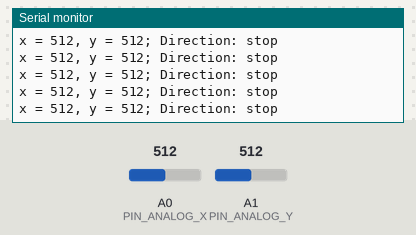
This sketch was run on a simulated Arduino Uno, built with avr-gcc and run on an emulated ATmega328P. Parts: the last lines printed to the serial monitor. The inputs (shaded band) are chosen by the test bench; at power-on: A1 (PIN_ANALOG_Y) = 512, A0 (PIN_ANALOG_X) = 512.

Above: at 1.2 s.
1.3 s: A1 (PIN_ANALOG_Y) set to 546
At 1.56 s:
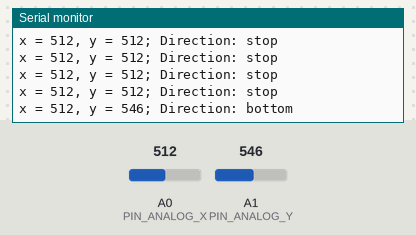
3.3 s: A0 (PIN_ANALOG_X) set to 497
At 3.37 s:
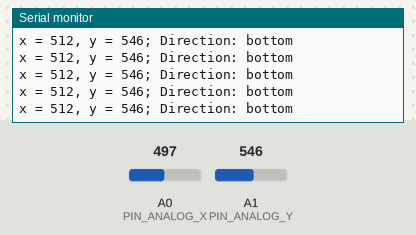
4.8 s: A0 (PIN_ANALOG_X) set to 481
At 4.98 s:
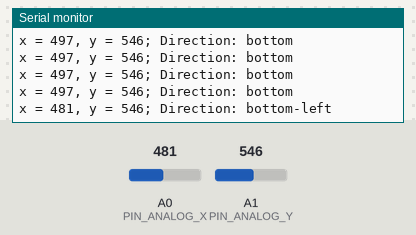
8.7 s: A1 (PIN_ANALOG_Y) set to 495
At 9.0 s:
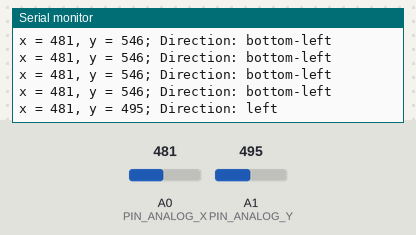
10.2 s: A1 (PIN_ANALOG_Y) set to 470
At 10.41 s:
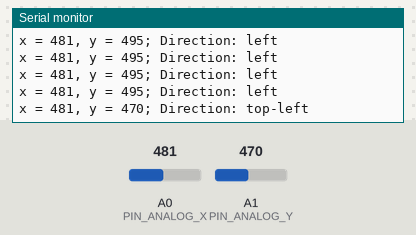

Measured:
- the behaviour switches between 530 and 531 on A1 (PIN_ANALOG_Y) (found by bisection; images 0 and 1)
- the behaviour switches between 490 and 489 on A0 (PIN_ANALOG_X) (found by bisection; images 2 and 3)
- the behaviour switches between 480 and 479 on A1 (PIN_ANALOG_Y) (found by bisection; images 4 and 5)
- after the input at 1.3 s, the serial monitor: prints a new line after 0.11 s (image 1)
- after the input at 4.8 s, the serial monitor: prints a new line at once (image 3)
- after the input at 8.7 s, the serial monitor: prints a new line after 0.15 s (image 4)
- after the input at 10.2 s, the serial monitor: prints a new line after 0.06 s (image 5)

The sketch:

transmitter.ino
```cpp
//transmitter code
#include<SoftwareSerial.h>

SoftwareSerial mybt(2,3);

int x_direction, x_position;
int y_direction, y_position;

const int PIN_ANALOG_X = 0;
const int PIN_ANALOG_Y = 1;

const int X_THRESHOLD_LOW = 490;
const int X_THRESHOLD_HIGH = 540;

const int Y_THRESHOLD_LOW = 480;
const int Y_THRESHOLD_HIGH = 530;

void setup()
{
pinMode(A0, INPUT);
pinMode(A1, INPUT);
mybt.begin(38400);
Serial.begin(38400);
}

void loop()
{

  x_direction = 0;
  y_direction = 0;

  //read current position
  x_position = analogRead(PIN_ANALOG_X);
  y_position = analogRead(PIN_ANALOG_Y);

  Serial.print("x = ");
  Serial.print(x_position);
  Serial.print(", y = ");
  Serial.print(y_position);
  Serial.print("; Direction: ");

  if        (x_position > X_THRESHOLD_HIGH) { x_direction = 1;  }
  else if   (x_position < X_THRESHOLD_LOW)  { x_direction = -1; }

  if        (y_position > Y_THRESHOLD_HIGH) { y_direction = 1;  }
  else if   (y_position < Y_THRESHOLD_LOW)  { y_direction = -1; }

  if (x_direction == -1) // car needs to go left side
    {
      if      (y_direction == -1) { mybt.write("E"); Serial.println("top-left"); }     // (-1,-1) top right corner
      else if (y_direction == 0)  { mybt.write("C"); Serial.println("left"); }           // (-1,0) forward
      else                        { mybt.write("G"); Serial.println("bottom-left"); }      // (-1,+1) tof left corner
    }

  else if (x_direction == 0) // car need to go straight
    {
      if      (y_direction == -1) { mybt.write("A"); Serial.println("top"); }         // (0,-1) right
      else if (y_direction == 0)  { mybt.write("S"); Serial.println("stop"); }          // (0,0) stop
      else                        { mybt.write("B"); Serial.println("bottom"); }          // (0,+1) left
    }

  else if (x_direction == 1) // car needs to go right side
    {
      if      (y_direction == -1) { mybt.write("F"); Serial.println("top-right"); }  // (+1,-1) bottom right corner
      else if (y_direction == 0)  { mybt.write("D"); Serial.println("right"); }        // (0,0) reverse
      else                        { mybt.write("H"); Serial.println("bottom-right"); }   // (+1,+1) bottom left corner
    }

  delay(200);

}
```
